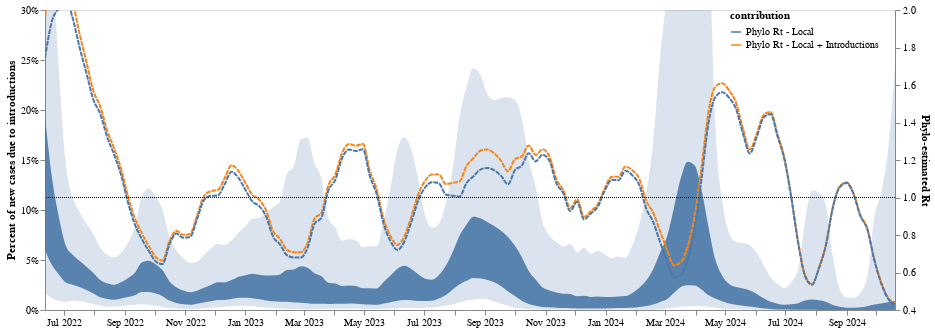

Here is the notebook cell this chart was saved with:
### Code cell
alt.layer(intro_plot, line_rt).resolve_scale(y= "independent")
